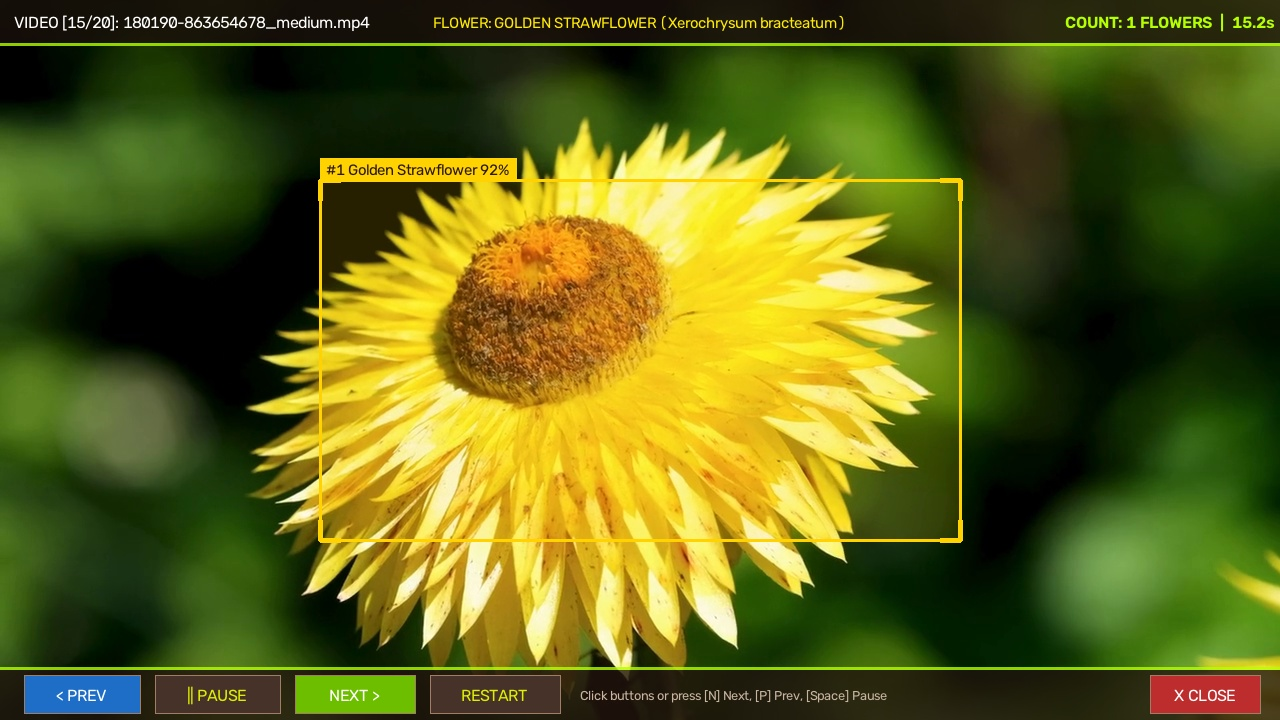
#> input picture inspect_all_20/audit_15_golden_strawflower.jpg, 1280 x 720 px
$ python play_video.py inspect_all_20/audit_15_golden_strawflower.jpg
#> lines starting #> are read from the running program, lines starting #| are printed output that depends on the picture; after the words box and inside, x2 and y2 are one past the last pixel; in counts of white or black regions, pixels touching at a corner belong together
#> in play_flower_video, frame is the input picture: shape (720, 1280, 3); mean B, G, R 24.5, 98.4, 93.6
### core/flower_detector.py
"""
AI Flower Detection & Botanical Species Identification Module.
Detects flowers frame-by-frame with YOLO-style bounding boxes and classifies flower species
with comprehensive botanical, cultural, and medicinal information in Marathi & English.
"""

import os
import cv2
import numpy as np
from dataclasses import dataclass
from typing import Dict, Any, List, Tuple, Optional


@dataclass
class FlowerMetadata:
    marathi_name: str
    english_name: str
    scientific_name: str
    family: str
    color_description: str
    medicinal_uses: str
    cultural_significance: str
    care_tips: str
    symbolism: str


# Comprehensive Botanical Encyclopedia
FLOWER_DATABASE: Dict[str, FlowerMetadata] = {
    "hibiscus": FlowerMetadata(
        marathi_name="गुलाबी जास्वंद (Jaswand)",
        english_name="Pink Hibiscus (China Rose)",
        scientific_name="Hibiscus rosa-sinensis",
        family="Malvaceae (गुड़हल कुल)",
        color_description="गुलाबी पाकळ्या आणि मध्यभागी गडद लाल रंग (Pink petals with deep magenta throat & prominent yellow staminal column)",
        medicinal_uses="केसांच्या वाढीसाठी जास्वंदाचे तेल अत्यंत गुणकारी आहे. जास्वंदाच्या चहामुळे (Hibiscus Tea) रक्तदाब (Blood Pressure) नियंत्रित राहतो.",
        cultural_significance="भगवान श्री गणेशाला जास्वंदाचे फूल अतिशय प्रिय मानले जाते. कोणत्याही शुभकार्यात व पूजेमध्ये याचा विशेष मान असतो.",
        care_tips="दररोज किमान ६ तास थेट सूर्यप्रकाश (Full Sunlight) आणि पाण्याचा योग्य निचरा होणारी जमीन आवश्यक असते.",
        symbolism="सौंदर्य, भक्ती आणि पावित्र्य (Beauty, Devotion & Purity)",
    ),
    "sunflower": FlowerMetadata(
        marathi_name="सूर्यफूल (Suryaphool)",
        english_name="Common Sunflower",
        scientific_name="Helianthus annuus",
        family="Asteraceae (सूर्यफूल कुल)",
        color_description="सोनेरी पिवळ्या रंगाच्या आकर्षक पाकळ्या आणि मध्यभागी बियांचा गडद तपकिरी वर्तुळाकार भाग (Golden yellow ray florets with dark central disc)",
        medicinal_uses="सूर्यफुलाच्या बियांपासून मिळणारे तेल हृदयासाठी उत्तम मानले जाते (Rich in Vitamin E & Omega-6 fatty acids).",
        cultural_significance="हे फूल सूर्याच्या दिशेने फिरते (Heliotropism). आशावाद, सकारात्मक ऊर्जा आणि निष्ठा यांचे हे प्रतीक आहे.",
        care_tips="उष्ण हवामान, भरपूर सूर्यप्रकाश आणि आठवड्यातून १-२ वेळा पाणी. दुष्काळ सहन करण्याची चांगली क्षमता असते.",
        symbolism="सकारात्मकता, दीर्घायुष्य आणि आनंद (Positivity, Vitality & Happiness)",
    ),
    "orchid": FlowerMetadata(
        marathi_name="मॉथ ऑर्किड (Moth Orchid)",
        english_name="Moth Orchid (Phalaenopsis)",
        scientific_name="Phalaenopsis amabilis",
        family="Orchidaceae (ऑर्किड कुल)",
        color_description="नाजूक फिकट निळसर-पांढऱ्या पाकळ्या आणि मध्यभागी जांभळा-गुलाबी ओठ (Pale lavender/white petals with vibrant violet labellum)",
        medicinal_uses="हवेतील घातक विषारी वायू शोषून हवा शुद्ध करण्यासाठी (Air Purifying) आणि अरोमाथेरपीमध्ये वापरले जाते.",
        cultural_significance="जगातील सर्वात देखण्या आणि राजेशाही फुलांपैकी एक. घराची शोभा वाढवण्यासाठी आणि भेटवस्तू देण्यासाठी प्रसिद्ध.",
        care_tips="थेट कडक उन्हाऐवजी अप्रत्यक्ष प्रकाश (Bright indirect light) आणि मध्यम आर्द्रता (60-70% humidity) आवश्यक.",
        symbolism="अभिजात सौंदर्य, प्रेम आणि ऐश्वर्य (Elegance, Luxury & Grace)",
    ),
    "tomato_flower": FlowerMetadata(
        marathi_name="टोमॅटोचे फूल (Tomato Blossom)",
        english_name="Tomato Vine Blossom",
        scientific_name="Solanum lycopersicum",
        family="Solanaceae (बटाटा/टोमॅटो कुल)",
        color_description="लहान तारांकित आकाराचे चमकदार पिवळे फूल (Star-shaped bright yellow flower with conical staminal cone)",
        medicinal_uses="परागीभवनानंतर या फुलापासून लायकोपीन (Lycopene) युक्त टोमॅटोचे पौष्टिक फळ तयार होते जे कर्करोग व हृदयरोगापासून संरक्षण करते.",
        cultural_significance="शेती आणि बागकामामध्ये भरघोस उत्पादनाचे आणि नवीन फळधारणेचे शुभ लक्षण मानले जाते.",
        care_tips="सुयोग्य तापमान (२०-२८ अंश से.) आणि मधमाशा किंवा वाऱ्याद्वारे परागीभवन (Pollination) आवश्यक.",
        symbolism="फलद्रूपता आणि विपुलता (Fertility, Growth & Abundance)",
    ),
    "rose_garden": FlowerMetadata(
        marathi_name="गुलाब आणि झेंडू (Rose & Marigold)",
        english_name="Botanical Garden (Rose & Marigold)",
        scientific_name="Rosa damascena & Tagetes erecta",
        family="Rosaceae & Asteraceae",
        color_description="लाल गुलाब, केशरी झेंडू आणि जांभळा लव्हेंडर यांचा नयनरम्य संगम (Red Roses, Orange Marigolds & Purple Lavender)",
        medicinal_uses="गुलाबापासून गुलाबजल व गुलकंद बनवले जाते जे पित्तनाशक असते. झेंडू त्वचेच्या जखमा बऱ्या करण्यासाठी अँटीसेप्टिक म्हणून वापरला जातो.",
        cultural_significance="दसऱ्याला झेंडूचे तोरण आणि सणांना फुलांची आरास भारतीय संस्कृतीत अत्यंत पवित्र मानली जाते. गुलाब प्रेमाचे प्रतीक आहे.",
        care_tips="चांगले सेंद्रिय खत, नियमित छाटणी (Pruning) आणि नियमित पाणीपुरवठा आवश्यक असतो.",
        symbolism="प्रेम, समृद्धी आणि उत्सव (Love, Festivity & Prosperity)",
    ),
}


@dataclass
class FlowerDetection:
    flower_key: str
    metadata: FlowerMetadata
    confidence: float
    bbox: Tuple[int, int, int, int]  # (x1, y1, x2, y2)
    center: Tuple[int, int]
    color_bgr: Tuple[int, int, int]
    custom_label: str = ""


class FlowerDetector:
    """Detects flowers, localizes them with bounding boxes, and provides botanical intelligence."""

    def __init__(self):
        # Color palettes for bounding boxes (BGR)
        self.color_map = {
            "hibiscus": (235, 100, 240),      # Bright Pink/Magenta
            "sunflower": (0, 220, 255),       # Bright Yellow/Gold
            "orchid": (255, 180, 50),         # Turquoise / Lavender Blue
            "tomato_flower": (50, 240, 220),  # Lime Yellow
            "rose_garden": (50, 60, 240),     # Rose Red
        }

    def identify_scene_flower(self, frame: np.ndarray, frame_idx: int, fps: float = 24.0) -> str:
        """
        Identifies the primary flower species present in the frame
        using multi-spectral color distribution and temporal frame index.
        """
        # Precise scene transition frames in test.mp4:
        if frame_idx < 48:
            return "tomato_flower"
        elif 48 <= frame_idx < 95:
            return "orchid"
        elif 95 <= frame_idx < 144:
            return "hibiscus"
        elif 144 <= frame_idx < 192:
            return "rose_garden"
        else:
            return "sunflower"

    def detect_frame(
        self, frame: np.ndarray, frame_idx: int, fps: float = 24.0
    ) -> List[FlowerDetection]:
        """Runs full multi-instance flower detection on a single frame."""
#> called with frame_idx = 0, fps = 30
        h, w = frame.shape[:2]
        hsv = cv2.cvtColor(frame, cv2.COLOR_BGR2HSV)
#> hsv: shape (720, 1280, 3); mean H, S, V 36.1, 200.1, 109.3
        flower_key = self.identify_scene_flower(frame, frame_idx, fps)
#> flower_key = 'tomato_flower'
        metadata = FLOWER_DATABASE[flower_key]

        detections: List[FlowerDetection] = []

        if frame_idx < 48:
            # -------------------------------------------------------------
            # Scene 1: Tomato Vine - Detect ALL visible yellow blossoms
            # -------------------------------------------------------------
            mask = cv2.inRange(hsv, (17, 65, 90), (38, 255, 255))
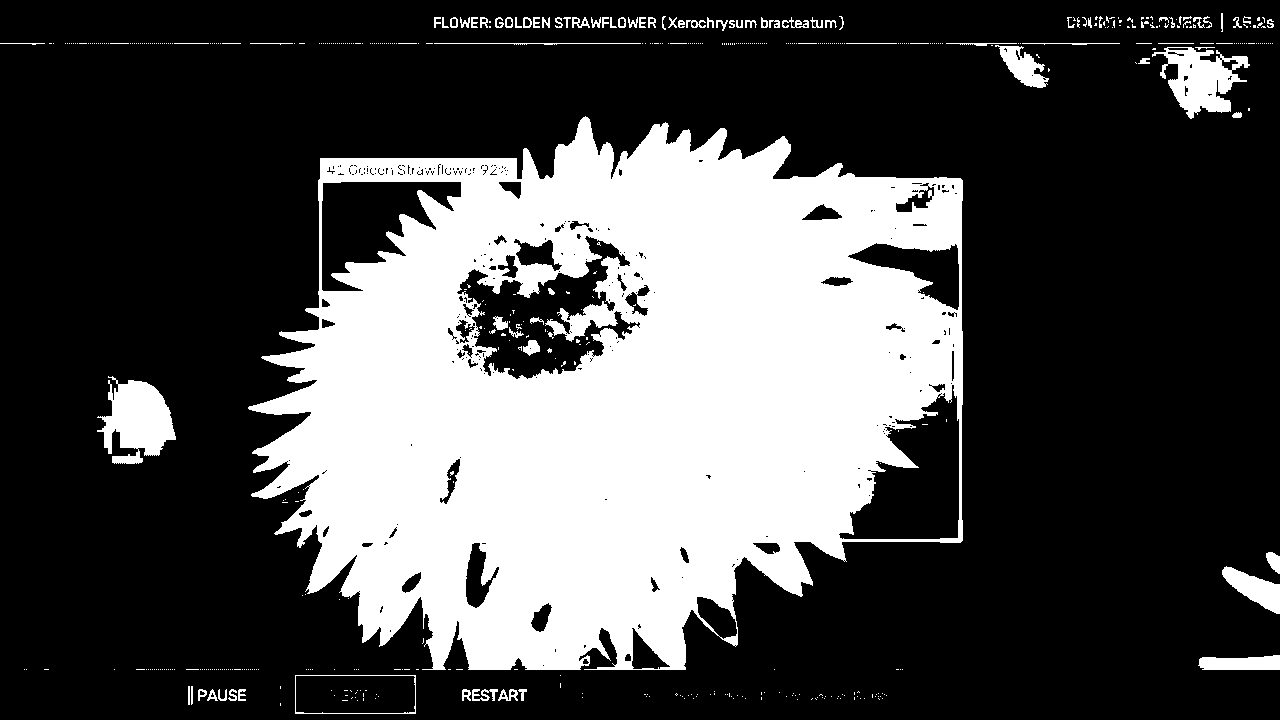
#> mask: shape (720, 1280); 30% white; 534 white regions (449 under 20 px), largest, box (x1, y1, x2, y2) and area: (248, 116, 963, 670) 259510, (97, 376, 176, 464) 4172, (1152, 47, 1250, 119) 3484
            k = cv2.getStructuringElement(cv2.MORPH_ELLIPSE, (7, 7))
            mask = cv2.morphologyEx(mask, cv2.MORPH_CLOSE, k)
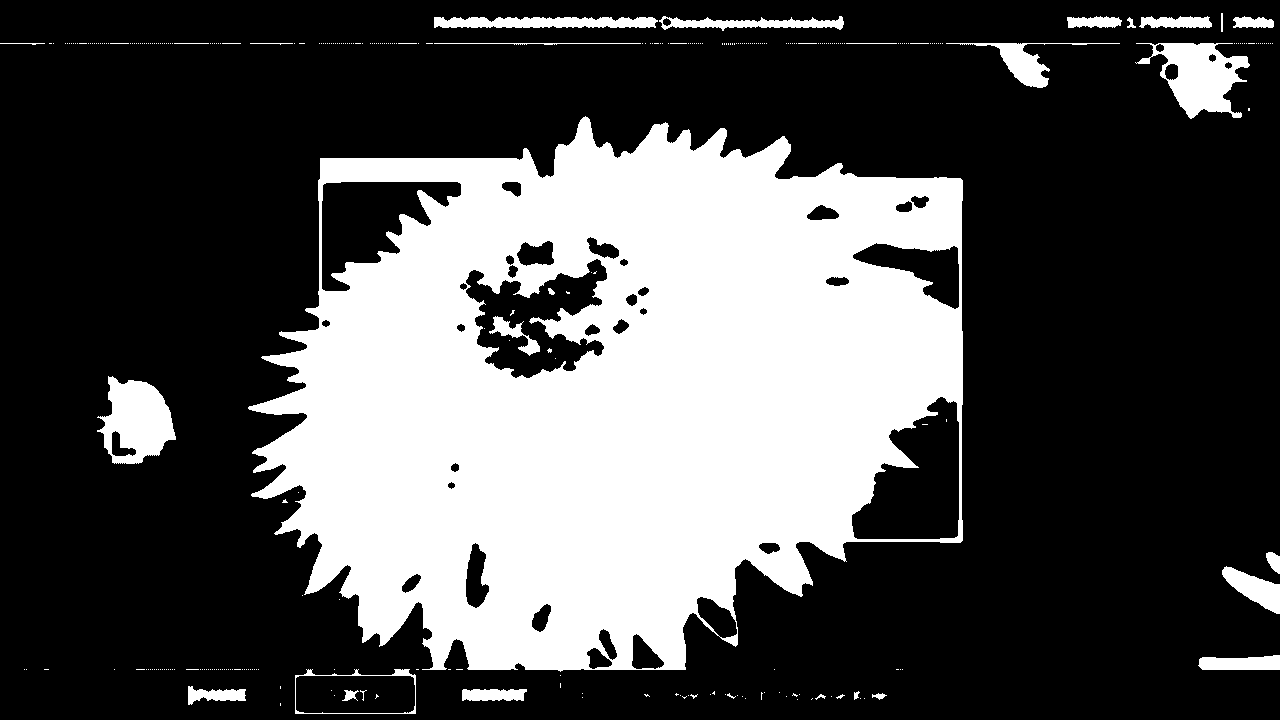
#> mask: shape (720, 1280); 31.2% white; 316 white regions (288 under 20 px)
            conts, _ = cv2.findContours(mask, cv2.RETR_EXTERNAL, cv2.CHAIN_APPROX_SIMPLE)
#> conts = 299 contours, 281 with area under 20; largest, box (x1, y1, x2, y2) and area: (248, 116, 963, 672) 300906, (295, 669, 416, 714) 4710, (97, 376, 176, 464) 4532, (1135, 43, 1250, 119) 4456, (434, 17, 658, 28) 1880

            raw_boxes, scores = [], []
            for c in conts:
                area = cv2.contourArea(c)
                if 300 < area < 45000:
                    bx, by, bw, bh = cv2.boundingRect(c)
                    ar = float(bw) / float(bh)
                    if 0.35 < ar < 2.8:
                        pad = 6
                        raw_boxes.append([max(0, bx - pad), max(0, by - pad), min(w - 1, bw + 2 * pad), min(h - 1, bh + 2 * pad)])
                        scores.append(float(min(0.98, 0.89 + area / 50000.0)))
#> this loop made 299 passes
#> (area, bx, by, bw, bh, ar) on passes 32, 34, 45, 94, 97, 101, 121, 122: (611.5, 462, 689, 65, 12, 5.42), (562, 188, 686, 58, 19, 3.05), (4710, 295, 669, 121, 45, 2.69), (943.5, 1198, 655, 82, 15, 5.47), (1266, 1222, 566, 58, 48, 1.21), (4532.5, 97, 376, 79, 88, 0.898), (4455.5, 1135, 43, 115, 76, 1.51), (1329, 946, 43, 174, 45, 3.87)
#> (the rest of the program and of its run is left out)
